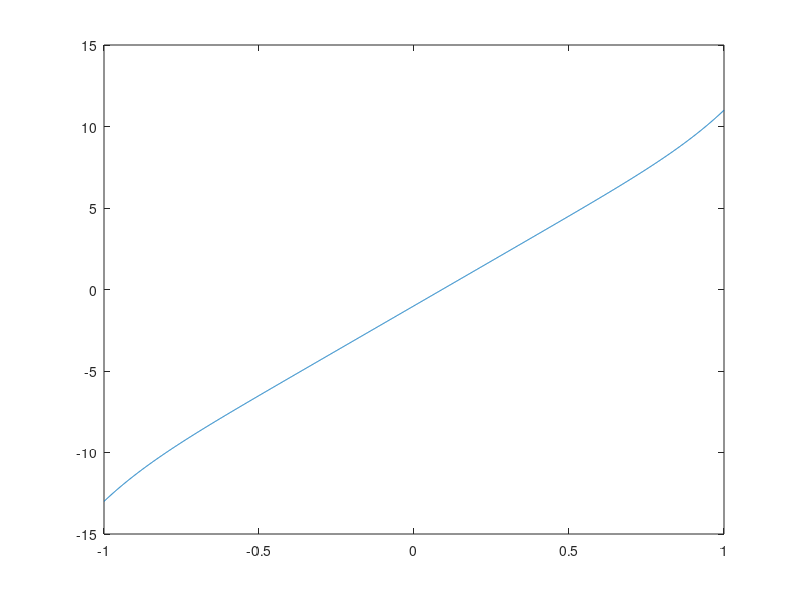

Reproduce this figure in MATLAB.
clear all
close all
clc

%% Ejercicio 4
% Aplicar el método del punto fijo a la función f = x^7 +11x -1

% Declaramos la funcion
f = @(x) x.^7 + 11.*x -1;

%% Vamos a buscar primero un candidato a cero
x = -1:0.001:1;
y = f(x);
figure;
plot(x,y)
% El "cero" ronda c = 0 (0.0909... según Wolfram)

%% Hacemos una prueba
%g = @(x) x - f(x);

% Esta funcion tal cual no converge porque su derivada siempre es >10
%g = @(x) -x.^7 - 10.*x +1;
g = @(x,lambda) x - lambda*(x.^7 + 11.*x -1);

%g'_lambda = 1-lambda*(7x^6+11)

x0 = 0.5; Err = 1; lambda = 0.01;
tol = 1e-4; n = 0; nmax = 1000;

while Err > tol && n < nmax
    x = g(x0, lambda);
    Err = abs(x-x0);
    x0 = x;
    n = n+1;
end;

% Mostramos el resultado
x0, Err, n
% Fin del programa